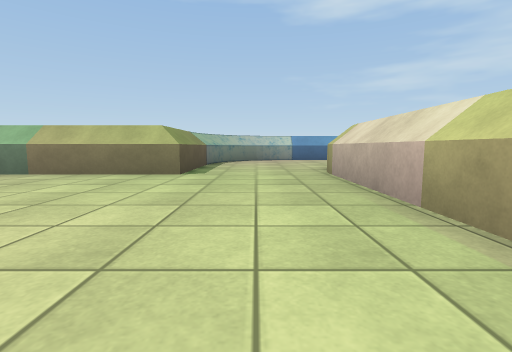
View 1 (above)

16 first-person views from a walk through a Unity game level. The camera is 0.55 m above the floor, tilts 6° down and sees 85° across. The floor is counted in squares, 1 m on a side. Each view is taken from the middle of a square. On the plan, view 1 faces up. The plan holds only what a view shows up to about 9 squares ahead; the rest is blank. Some surface patterns are stand-ins.

View 2
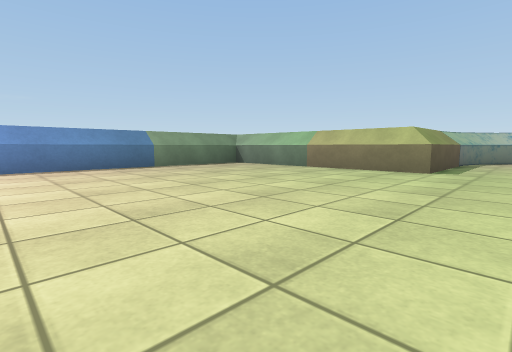

View 3
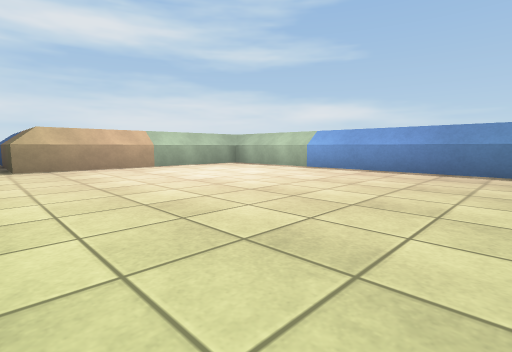

View 4
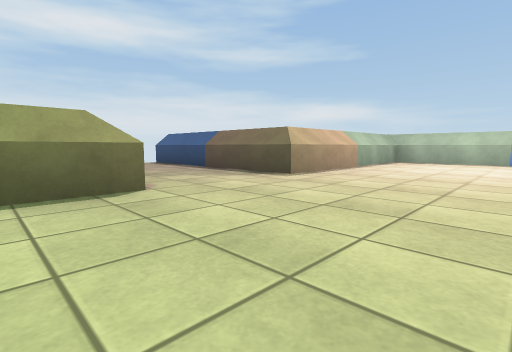

View 5
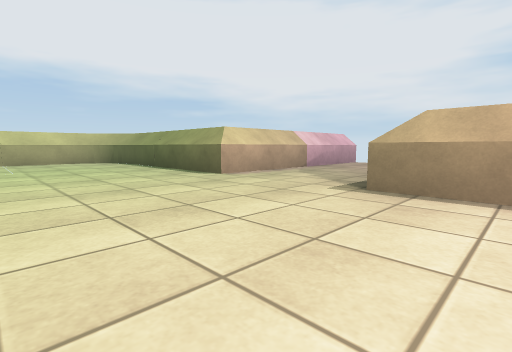

View 6
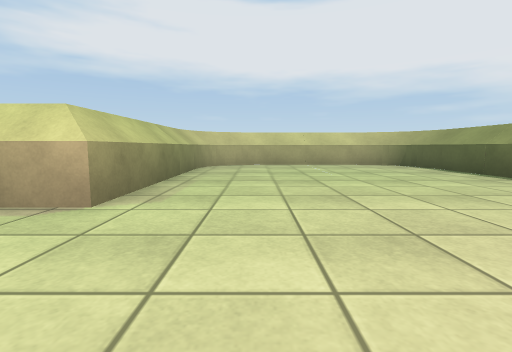

View 7
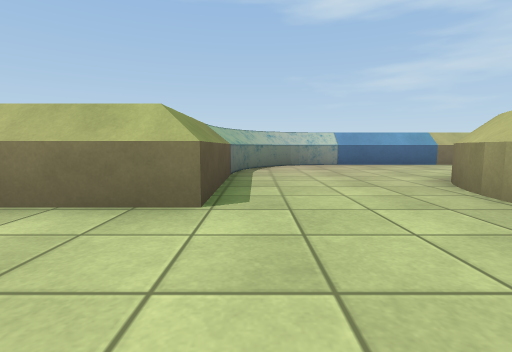

View 8
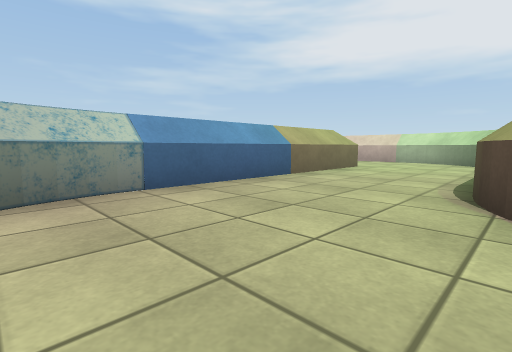

View 9
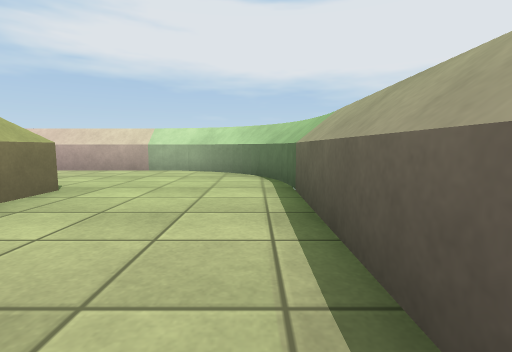

View 10
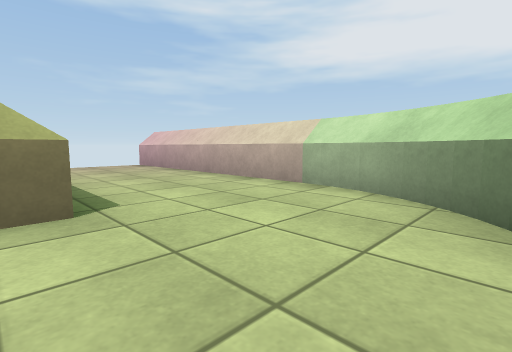

View 11
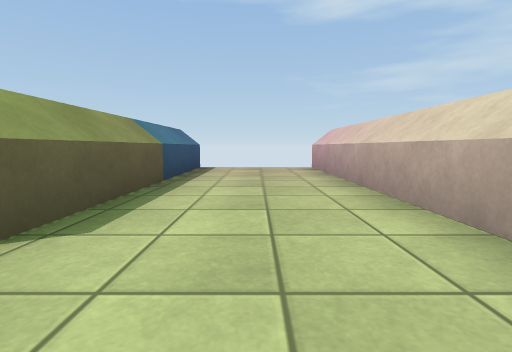

View 12
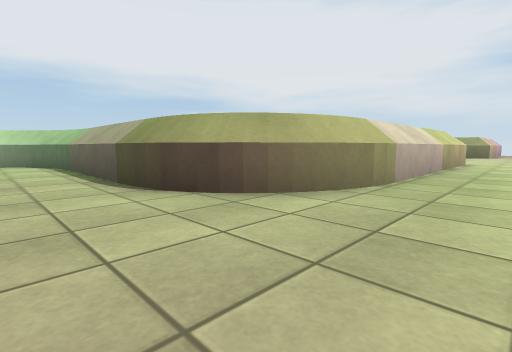

View 13
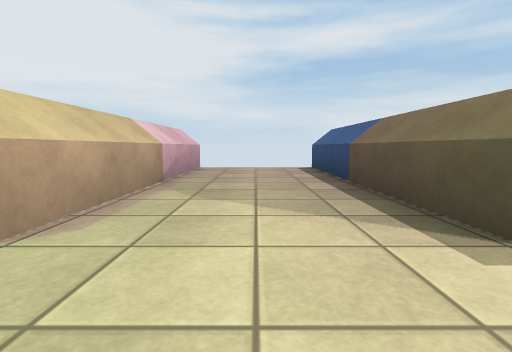

View 14
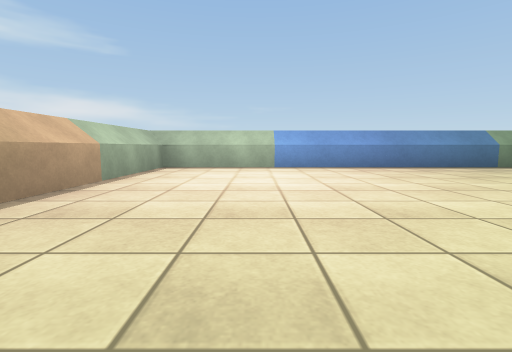

View 15
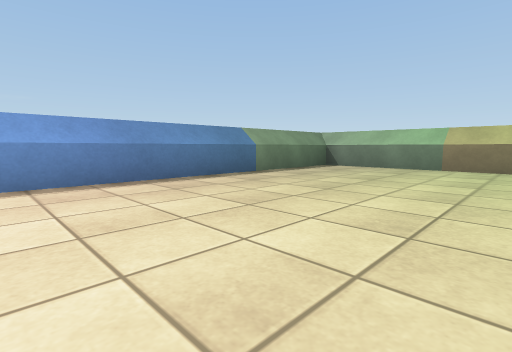

View 16
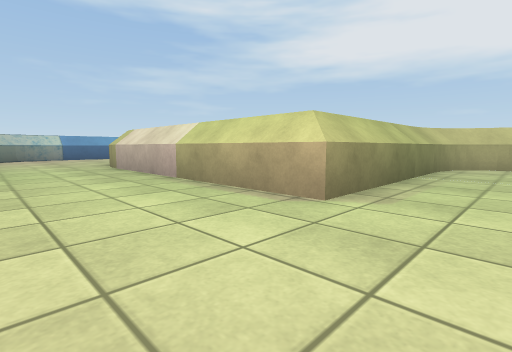

### Floor plan
Key: @ floor where view 1 was taken; # wall or solid block; . floor; ^ raised ledge; O other object.
Columns run from 8 left of view 1 to 11 right of it. Each row starts with its distance up from view 1.
 18                #   #
 17                #...#
 16                #...#
 15                #...#
 14                #...#
 13                #...#
 12         OO######...#
 11        OO..........O
 10       OO..........OO
  9       O..........OO
  8       #....OO###OO
  7       #...OO
  6 #######...O
  5 #.........#
  4 #.........#
  3 #.........#
  2 #.........#
  1 #.........#
  0 #.......@.#####
 -1 #..............^#
 -2 #...............#
 -3 #...............#
 -4 #...............#
 -5 #...............#
 -6 #..............^#
 -7 #######...######
 -8       #...#
 -9       #...#
-10       #...#
-11       #...#
-12       #...#
-13       #   #

Where each view was taken, in squares from view 1:
view 1: 0 up, 0 right, facing up
view 2: 1 down, 0 right, facing up-left
view 3: 1 up, 1 left, facing down-left
view 4: 3 down, 3 right, facing down-left
view 5: 3 down, 3 left, facing down-right
view 6: 2 down, 1 left, facing right
view 7: 3 up, 1 left, facing up
view 8: 8 up, 0 right, facing up-right
view 9: 9 up, 4 right, facing right
view 10: 9 up, 7 right, facing up-right
view 11: 10 up, 9 right, facing up
view 12: 10 up, 0 right, facing down-right
view 13: 5 down, 0 right, facing down
view 14: 4 down, 0 right, facing left
view 15: 2 down, 3 left, facing up-left
view 16: 2 down, 1 left, facing up-right
